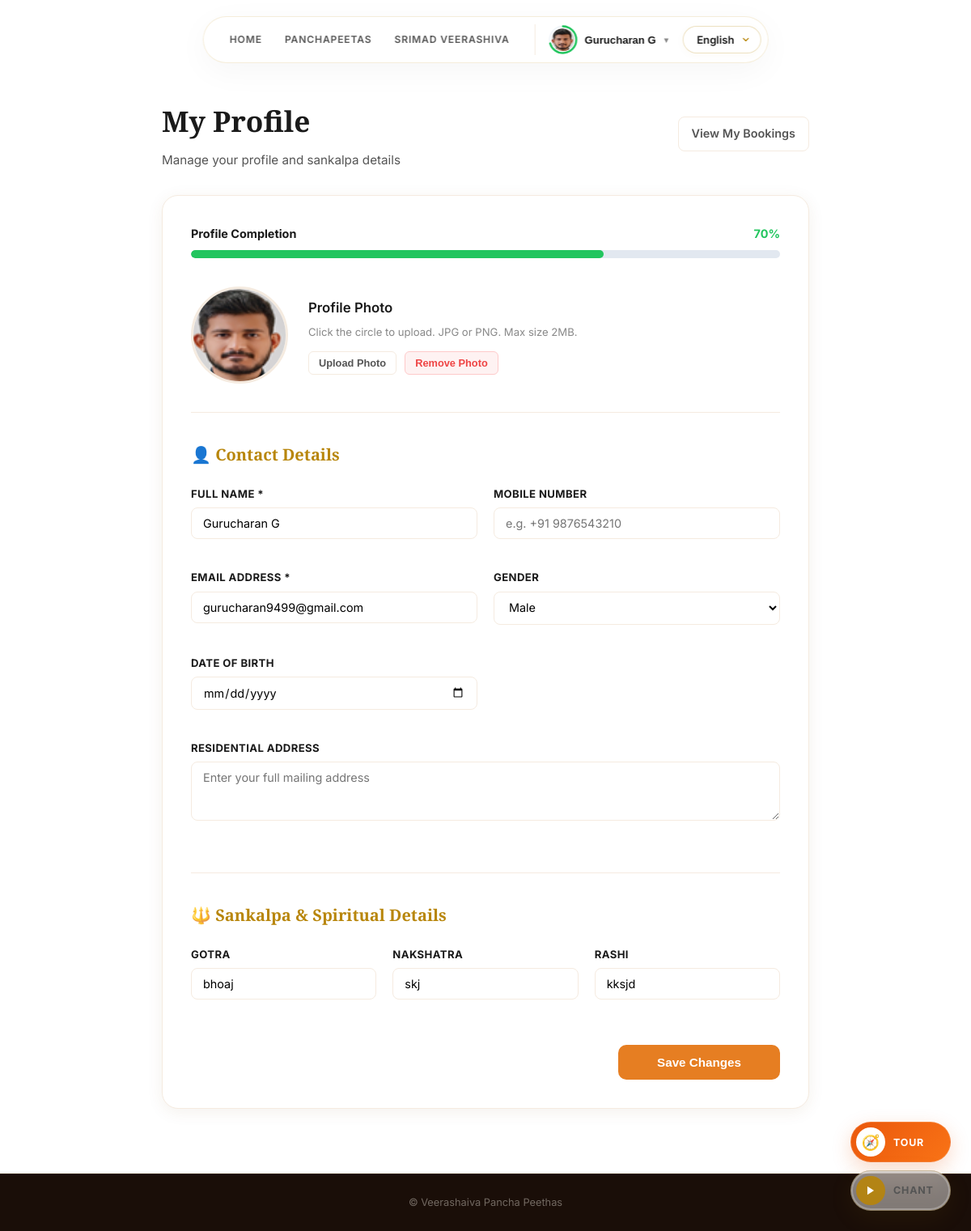
Page /profile/ (signed in) on the committed database.
### peethas/models.py (models this page shows, shortened)
class UserProfile(models.Model):
    GENDER_CHOICES = (
        ('male', 'Male'),
        ('female', 'Female'),
        ('other', 'Other'),
    )
    user = models.OneToOneField(User, on_delete=models.CASCADE, related_name='profile_profile')
    phone_number = models.CharField(max_length=20, blank=True)
    address = models.TextField(blank=True)
    profile_pic = models.ImageField(upload_to='profile_pics/', blank=True, null=True)
    gender = models.CharField(max_length=10, choices=GENDER_CHOICES, default='male')
    gotra = models.CharField(max_length=100, blank=True)
    nakshatra = models.CharField(max_length=100, blank=True)
    rashi = models.CharField(max_length=100, blank=True)
    date_of_birth = models.DateField(null=True, blank=True)
    def completion_percentage(self):
        fields = [
            self.user.first_name,
            self.user.email,
            self.phone_number,
            self.address,
            self.profile_pic,
            self.gender,
            self.gotra,
            self.nakshatra,
            self.rashi,
            self.date_of_birth
        ]
        filled = sum(1 for f in fields if f)
        return int((filled / len(fields)) * 100)

### peethas/views.py (the view, shortened to what this page needs)
# urls.py: path('profile/', views.profile_view, name='profile_view'),
@login_required(login_url='peethas:login')
def profile_view(request):
    lang = get_language(request)
    profile = request.user.profile
    completion = profile.completion_percentage()
    return render(request, 'peethas/profile.html', {
        'lang': lang,
        'labels': TRANSLATIONS[lang],
        'profile': profile,
        'completion': completion,
        'lang': lang,
    })

### peethas/templates/peethas/profile.html (shortened to what this page needs)
{% extends "peethas/index.html" %}
{% load static %}
{% block content %}
<div class="container" style="padding-top: 120px; padding-bottom: 80px;">
    <div style="max-width: 800px; margin: 0 auto;">
        <div style="margin-bottom: 30px; display: flex; align-items: center; justify-content: space-between; flex-wrap: wrap; gap: 15px;">
            <div>
                <h2 style="font-family: 'Playfair Display', serif; font-size: 2.2rem; margin: 0; color: var(--text);">My Profile</h2>
                <p style="color: var(--text-light); margin-top: 5px; font-size: 0.95rem;">Manage your profile and sankalpa details</p>
            </div>
            <a href="{% url 'peethas:my_bookings' %}" class="btn-secondary" style="border: 1px solid var(--border); padding: 8px 16px; border-radius: 8px; font-weight: 600; text-decoration: none; font-size: 0.9rem; transition: background 0.2s;">View My Bookings</a>
        </div>
        <div style="background: white; border-radius: var(--radius-lg); padding: 35px; box-shadow: var(--shadow-card); border: 1px solid var(--border);">
            <div style="margin-bottom: 35px;">
                <div style="display: flex; justify-content: space-between; align-items: center; margin-bottom: 8px;">
                    <span style="font-weight: bold; color: var(--text); font-size: 0.9rem;">Profile Completion</span>
                    <span style="font-weight: bold; color: #22c55e; font-size: 0.9rem;">{{ completion }}%</span>
                </div>
                <div style="background: #e2e8f0; border-radius: 10px; height: 10px; position: relative; overflow: hidden; width: 100%;">
                    <div style="background: #22c55e; height: 100%; width: {{ completion }}%; transition: width 0.6s cubic-bezier(0.4, 0, 0.2, 1); border-radius: 10px;"></div>
                </div>
            </div>
            <form method="POST" action="{% url 'peethas:profile_view' %}" enctype="multipart/form-data">
                <div style="display: grid; grid-template-columns: 1fr; gap: 30px;">
                    <div style="display: flex; align-items: center; gap: 25px; flex-wrap: wrap;">
                        <div style="position: relative; width: {% if profile.profile_pic %}120px{% else %}100px{% endif %}; height: {% if profile.profile_pic %}120px{% else %}100px{% endif %}; transition: all 0.3s ease; flex-shrink: 0;">
                            <div onclick="document.getElementById('profile_pic_input').click()"
                                 class="avatar-circle-wrapper"
                                 style="width: 100%; height: 100%; border-radius: 50%; overflow: hidden; border: 3px solid var(--border); display: flex; align-items: center; justify-content: center; background: #fafaf9; cursor: pointer; position: relative;">
                                <div id="avatar-image-container" style="width: 100%; height: 100%; display: flex; align-items: center; justify-content: center;">
                                    {% if profile.profile_pic %}
                                        <img src="{{ profile.profile_pic.url }}" alt="Profile Photo" style="width: 100%; height: 100%; object-fit: cover;">
                                    {% endif %}
                                </div>
                            </div>
                        </div>
                        <div>
                            <h4 style="margin: 0 0 5px; color: var(--text); font-size: 1.05rem; font-weight: 600;">Profile Photo</h4>
                            <p style="font-size: 0.82rem; color: var(--text-muted); margin: 0 0 12px;">Click the circle to upload. JPG or PNG. Max size 2MB.</p>
                            <div style="display: flex; gap: 10px; align-items: center;">
                                <button type="button" onclick="document.getElementById('profile_pic_input').click()" class="btn-secondary" style="border: 1px solid var(--border); padding: 6px 12px; border-radius: 6px; font-weight: 600; font-size: 0.8rem; cursor: pointer; background: white; transition: all 0.2s;">
                                    Upload Photo
                                </button>
                                <button type="button" id="remove-photo-btn" onclick="removePhoto()" class="btn-secondary" style="border: 1px solid #fecaca; padding: 6px 12px; border-radius: 6px; font-weight: 600; font-size: 0.8rem; cursor: pointer; color: #ef4444; background: #fef2f2; {% if not profile.profile_pic %}display: none;{% endif %} transition: all 0.2s;">
                                    Remove Photo
                                </button>
                            </div>
                        </div>
                    </div>
                    <hr style="border: 0; border-top: 1px solid var(--border); margin: 5px 0;">
                    <div>
                        <h3 style="font-family: 'Playfair Display', serif; font-size: 1.25rem; margin-top: 0; margin-bottom: 20px; color: var(--gold, #b8860b);">👤 Contact Details</h3>
                        <div style="display: grid; grid-template-columns: repeat(auto-fit, minmax(280px, 1fr)); gap: 20px; margin-bottom: 20px;">
                            <div class="booking-form-group">
                                <label style="display: block; font-weight: bold; margin-bottom: 6px; font-size: 0.82rem; color: var(--text); text-transform: uppercase;">Full Name *</label>
                                <input type="text" name="first_name" class="booking-form-input" value="{{ profile.user.first_name }}" required>
                            </div>
                            <div class="booking-form-group">
                                <label style="display: block; font-weight: bold; margin-bottom: 6px; font-size: 0.82rem; color: var(--text); text-transform: uppercase;">Mobile Number</label>
                                <input type="tel" name="phone_number" class="booking-form-input" value="{{ profile.phone_number }}" placeholder="e.g. +91 9876543210">
                            </div>
                        </div>
                        <div style="display: grid; grid-template-columns: repeat(auto-fit, minmax(280px, 1fr)); gap: 20px; margin-bottom: 20px;">
                            <div class="booking-form-group">
                                <label style="display: block; font-weight: bold; margin-bottom: 6px; font-size: 0.82rem; color: var(--text); text-transform: uppercase;">Email Address *</label>
                                <input type="email" name="email" class="booking-form-input" value="{{ profile.user.email }}" required>
                            </div>
                            <div class="booking-form-group">
                                <label style="display: block; font-weight: bold; margin-bottom: 6px; font-size: 0.82rem; color: var(--text); text-transform: uppercase;">Gender</label>
                                <select name="gender" class="booking-form-input" style="padding: 10px 14px; background: white;">
                                    <option value="male" {% if profile.gender == 'male' %}selected{% endif %}>Male</option>
                                </select>
                            </div>
                            <div class="booking-form-group">
                                <label style="display: block; font-weight: bold; margin-bottom: 6px; font-size: 0.82rem; color: var(--text); text-transform: uppercase;">Date of Birth</label>
                                <input type="date" name="date_of_birth" class="booking-form-input" value="{{ profile.date_of_birth|date:'Y-m-d' }}">
                            </div>
                        </div>
                        <div class="booking-form-group" style="margin-bottom: 20px;">
                            <label style="display: block; font-weight: bold; margin-bottom: 6px; font-size: 0.82rem; color: var(--text); text-transform: uppercase;">Residential Address</label>
                            <textarea name="address" class="booking-form-input" rows="3" placeholder="Enter your full mailing address">{{ profile.address }}</textarea>
                        </div>
                    </div>
                    <hr style="border: 0; border-top: 1px solid var(--border); margin: 5px 0;">
                    <div>
                        <h3 style="font-family: 'Playfair Display', serif; font-size: 1.25rem; margin-top: 0; margin-bottom: 20px; color: var(--gold, #b8860b);">🔱 Sankalpa & Spiritual Details</h3>
                        <div style="display: grid; grid-template-columns: repeat(auto-fit, minmax(220px, 1fr)); gap: 20px;">
                            <div class="booking-form-group">
                                <label style="display: block; font-weight: bold; margin-bottom: 6px; font-size: 0.82rem; color: var(--text); text-transform: uppercase;">Gotra</label>
                                <input type="text" name="gotra" class="booking-form-input" value="{{ profile.gotra }}" placeholder="e.g. Bharadwaja">
                            </div>
                            <div class="booking-form-group">
                                <label style="display: block; font-weight: bold; margin-bottom: 6px; font-size: 0.82rem; color: var(--text); text-transform: uppercase;">Nakshatra</label>
                                <input type="text" name="nakshatra" class="booking-form-input" value="{{ profile.nakshatra }}" placeholder="e.g. Pushya">
                            </div>
                            <div class="booking-form-group">
                                <label style="display: block; font-weight: bold; margin-bottom: 6px; font-size: 0.82rem; color: var(--text); text-transform: uppercase;">Rashi</label>
                                <input type="text" name="rashi" class="booking-form-input" value="{{ profile.rashi }}" placeholder="e.g. Karka (Cancer)">
                            </div>
                        </div>
                    </div>
                </div>
                <div style="margin-top: 40px; display: flex; justify-content: flex-end;">
                    <button type="submit" class="booking-submit-btn" style="background-color: var(--saffron); max-width: 200px; margin-top: 0;">Save Changes</button>
                </div>
            </form>
        </div>
    </div>
</div>
{% endblock %}

### peethas/templates/peethas/index.html (shortened to what this page needs)
{% load static socialaccount %}
<!DOCTYPE html>
<html lang="en">
<head>
    <link rel="stylesheet" href="{% static 'css/styles.css' %}?v=4.2">
</head>
<body>
    <header class="site-header">
        <div class="container header-container">
            <nav class="nav-links">
                {% block nav_items %}
                <a href="{% url 'peethas:home' %}" class="nav-link">{{ labels.nav_home|default:"Home" }}</a>
                <a href="{% url 'peethas:home' %}#divine-heritage" class="nav-link">{{ labels.divine_heritage_title }}</a>
                <a href="{% url 'peethas:home' %}#veerashaiva-section" class="nav-link">{{ labels.veerashaiva_title }}</a>
                {% endblock %}
                {% block nav_auth %}
                {% if user.is_authenticated %}
                    <div class="nav-profile-dropdown">
                        <button type="button" class="dropdown-trigger-btn" onclick="toggleUserDropdown(event)" title="Profile Completion: {{ user.profile.completion_percentage }}%">
                            <div style="position: relative; width: 38px; height: 38px; display: flex; align-items: center; justify-content: center; flex-shrink: 0;">
                                <div style="width: 28px; height: 28px; border-radius: 50%; overflow: hidden; background: #f8fafc; display: flex; align-items: center; justify-content: center; z-index: 1;">
                                    {% if user.profile.profile_pic %}
                                        <img src="{{ user.profile.profile_pic.url }}" alt="Profile" style="width: 100%; height: 100%; object-fit: cover;">
                                    {% endif %}
                                </div>
                            </div>
                            <span class="dropdown-trigger-name">{{ user.first_name|default:user.username }}</span>
                            <span class="dropdown-trigger-arrow">▼</span>
                        </button>
                    </div>
                {% endif %}
                {% endblock %}
            </nav>
            <div class="lang-selector-container">
                <div class="custom-dropdown" id="langDropdown">
                    <button class="dropdown-trigger">
                        <span class="current-lang">
                            {% if lang == 'en' %}English{% elif lang == 'kn' %}ಕನ್ನಡ{% elif lang == 'mr' %}मराठी{% elif lang == 'hi' %}हिन्दी{% elif lang == 'te' %}తెలుగు{% elif lang == 'ta' %}தமிழ்{% elif lang == 'ml' %}മലയാളം{% else %}English{% endif %}
                        </span>
                        <span class="dropdown-arrow"></span>
                    </button>
                </div>
            </div>
        </div>
    </header>
    <main>
        {% block content %}{% endblock %}
    </main>
    <footer class="site-footer">
        <div class="container">
            <p>&copy; Veerashaiva Pancha Peethas</p>
        </div>
    </footer>
    <div id="tour-trigger-container" class="tour-trigger-container" style="position: fixed; bottom: 85px; right: 25px; z-index: 1000;">
        <button id="startTourBtn" class="tour-floating-btn" style="background: linear-gradient(135deg, #ea580c, #f97316); color: white; border: 1px solid rgba(255,255,255,0.15); border-radius: 40px; padding: 6px 16px 6px 6px; display: flex; align-items: center; gap: 10px; font-family: 'Inter', sans-serif; cursor: pointer; box-shadow: 0 8px 24px rgba(234, 88, 12, 0.22); transition: all 0.4s cubic-bezier(0.34, 1.56, 0.64, 1); width: 124px; height: 50px; box-sizing: border-box;" onclick="if(window.onboardingTour) window.onboardingTour.startTour();">
            <div class="tour-icon-circle" style="background: white; border-radius: 50%; width: 36px; height: 36px; display: flex; align-items: center; justify-content: center; font-size: 1.15rem; flex-shrink: 0;">🧭</div>
            <span class="tour-label-text" style="font-size: 0.78rem; font-weight: 700; color: white; text-transform: uppercase; letter-spacing: 0.8px;">{% if lang == 'kn' %}ಪ್ರವಾಸ{% else %}Tour{% endif %}</span>
        </button>
    </div>
    {% if devotional_chanting_enabled %}
    <div id="devotional-player" class="devotional-audio-player">
        <button class="player-toggle-btn" onclick="togglePlayState()" title="Play Om Namah Shivaya Chanting">
            <svg class="play-icon" viewBox="0 0 24 24" fill="currentColor">
                <polygon points="5 3 19 12 5 21 5 3"></polygon>
            </svg>
        </button>
        <span class="player-label">Chant</span>
    </div>
    {% endif %}
</body>
</html>

### rows in the picture
UserProfile: profile_pic (picture), first_name "Gurucharan G", email "gurucharan9499@gmail.com", gender "Male", gotra "bhoaj", nakshatra "skj", rashi "kksjd"

### other values in the picture
{{ labels.nav_home|default:"Home" }} "HOME"
{{ labels.divine_heritage_title }} "PANCHAPEETAS"
{{ labels.veerashaiva_title }} "SRIMAD VEERASHIVA"
{{ user.first_name|default:user.username }} "Gurucharan G"
{{ completion }} "70"
